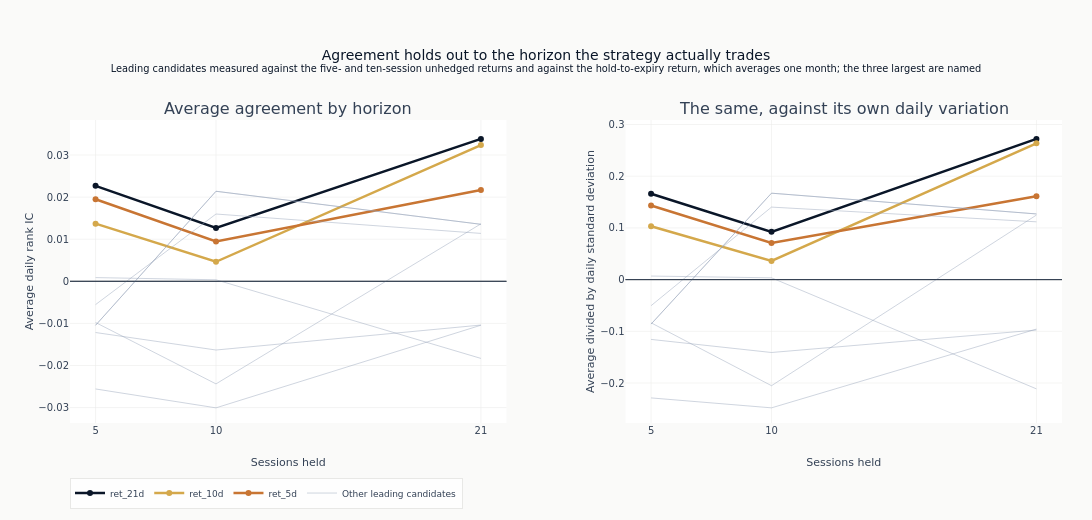

Here is the notebook cell this chart was saved with:
### Code cell
horizons = sorted(horizon_ic)
fig = make_subplots(
    rows=1,
    cols=2,
    subplot_titles=[
        "Average agreement by horizon",
        "The same, against its own daily variation",
    ],
    horizontal_spacing=0.12,
)
# The three largest are named and given their own colour; the rest are drawn as one grey
# group, because ten distinguishable colours is not a legend anyone reads.
EMPHASIS_COLORS = [COLORS["blue"], COLORS["amber"], COLORS["copper"]]

for panel, index in [(1, 0), (2, 1)]:
    for rank, feat in enumerate(leading_features):
        emphasised = rank < len(EMPHASIS_COLORS)
        fig.add_trace(
            go.Scatter(
                x=horizons,
                y=[horizon_ic[h][feat][index] for h in horizons],
                mode="lines+markers" if emphasised else "lines",
                line=dict(
                    color=EMPHASIS_COLORS[rank] if emphasised else COLORS["recede"],
                    width=2.5 if emphasised else 1.0,
                ),
                marker=dict(size=6),
                opacity=1.0 if emphasised else 0.45,
                name=feat if emphasised else "Other leading candidates",
                legendgroup=feat if emphasised else "other",
                showlegend=panel == 1 and (emphasised or rank == len(EMPHASIS_COLORS)),
                hovertext=feat,
            ),
            row=1,
            col=panel,
        )
    fig.add_hline(y=0, line=dict(color=COLORS["neutral"], width=1), row=1, col=panel)

fig.update_layout(
    template="ml4t",
    height=520,
    width=1120,
    title={
        "text": (
            "Agreement holds out to the horizon the strategy actually trades"
            "<br><sup>Leading candidates measured against the five- and ten-session unhedged "
            "returns and against the hold-to-expiry return, which averages one month; the "
            "three largest are named</sup>"
        )
    },
    margin=dict(l=70, r=30, t=120, b=60),
    legend=dict(orientation="h", y=-0.18, x=0, font=dict(size=9)),
)
fig.update_xaxes(title_text="Sessions held", tickvals=horizons)
fig.update_yaxes(title_text="Average daily rank IC", row=1, col=1)
fig.update_yaxes(title_text="Average divided by daily standard deviation", row=1, col=2)
show_plotly_with_alt(
    fig,
    "Two panels sharing a horizontal axis of sessions held, at 5, 10 and 21. On the left the "
    "average daily rank IC and on the right the same average divided by its daily standard "
    "deviation. ret_21d, ret_10d and ret_5d are drawn as named coloured lines and the other "
    "leading candidates as pale grey lines. All three named lines dip at 10 sessions and rise "
    "to their highest value at 21, ret_21d reaching about 0.035 on the left and about 0.28 on "
    "the right. The grey lines mostly sit below zero and do not share that shape, so agreement "
    "holds out to the horizon the strategy actually trades for the named three.",
)

### Figure 1 — Plotly figure (JSON) as saved in the notebook; plotly's stock layout.template omitted (floating-point values rounded to 4 significant figures)
{"data": [{"hovertext": "ret_21d", "legendgroup": "ret_21d", "line": {"color": "#0a1628", "width": 2.5}, "marker": {"size": 6}, "mode": "lines+markers", "name": "ret_21d", "opacity": 1.0, "showlegend": true, "type": "scatter", "x": [5, 10, 21], "xaxis": "x", "y": [0.02268, 0.01266, 0.03383], "yaxis": "y"}, {"hovertext": "ret_10d", "legendgroup": "ret_10d", "line": {"color": "#D4A84B", "width": 2.5}, "marker": {"size": 6}, "mode": "lines+markers", "name": "ret_10d", "opacity": 1.0, "showlegend": true, "type": "scatter", "x": [5, 10, 21], "xaxis": "x", "y": [0.0137, 0.004638, 0.03237], "yaxis": "y"}, {"hovertext": "ret_5d", "legendgroup": "ret_5d", "line": {"color": "#C87533", "width": 2.5}, "marker": {"size": 6}, "mode": "lines+markers", "name": "ret_5d", "opacity": 1.0, "showlegend": true, "type": "scatter", "x": [5, 10, 21], "xaxis": "x", "y": [0.01949, 0.009475, 0.02169], "yaxis": "y"}, {"hovertext": "instr_delta", "legendgroup": "other", "line": {"color": "#94a3b8", "width": 1.0}, "marker": {"size": 6}, "mode": "lines", "name": "Other leading candidates", "opacity": 0.45, "showlegend": true, "type": "scatter", "x": [5, 10, 21], "xaxis": "x", "y": [0.0008825, 0.0003651, -0.01832], "yaxis": "y"}, {"hovertext": "instr_ret_5d", "legendgroup": "other", "line": {"color": "#94a3b8", "width": 1.0}, "marker": {"size": 6}, "mode": "lines", "name": "Other leading candidates", "opacity": 0.45, "showlegend": false, "type": "scatter", "x": [5, 10, 21], "xaxis": "x", "y": [-0.009786, -0.02437, 0.01365], "yaxis": "y"}, {"hovertext": "iv_rv_ratio", "legendgroup": "other", "line": {"color": "#94a3b8", "width": 1.0}, "marker": {"size": 6}, "mode": "lines", "name": "Other leading candidates", "opacity": 0.45, "showlegend": false, "type": "scatter", "x": [5, 10, 21], "xaxis": "x", "y": [-0.01045, 0.02139, 0.01354], "yaxis": "y"}, {"hovertext": "iv_rv_ratio_pctl", "legendgroup": "other", "line": {"color": "#94a3b8", "width": 1.0}, "marker": {"size": 6}, "mode": "lines", "name": "Other leading candidates", "opacity": 0.45, "showlegend": false, "type": "scatter", "x": [5, 10, 21], "xaxis": "x", "y": [-0.01045, 0.02139, 0.01354], "yaxis": "y"}, {"hovertext": "vrp_5d", "legendgroup": "other", "line": {"color": "#94a3b8", "width": 1.0}, "marker": {"size": 6}, "mode": "lines", "name": "Other leading candidates", "opacity": 0.45, "showlegend": false, "type": "scatter", "x": [5, 10, 21], "xaxis": "x", "y": [-0.005533, 0.01599, 0.01138], "yaxis": "y"}, {"hovertext": "vrp_mom_10d", "legendgroup": "other", "line": {"color": "#94a3b8", "width": 1.0}, "marker": {"size": 6}, "mode": "lines", "name": "Other leading candidates", "opacity": 0.45, "showlegend": false, "type": "scatter", "x": [5, 10, 21], "xaxis": "x", "y": [-0.02557, -0.03006, -0.01043], "yaxis": "y"}, {"hovertext": "vrp_mom_5d", "legendgroup": "other", "line": {"color": "#94a3b8", "width": 1.0}, "marker": {"size": 6}, "mode": "lines", "name": "Other leading candidates", "opacity": 0.45, "showlegend": false, "type": "scatter", "x": [5, 10, 21], "xaxis": "x", "y": [-0.01217, -0.01632, -0.01039], "yaxis": "y"}, {"hovertext": "ret_21d", "legendgroup": "ret_21d", "line": {"color": "#0a1628", "width": 2.5}, "marker": {"size": 6}, "mode": "lines+markers", "name": "ret_21d", "opacity": 1.0, "showlegend": false, "type": "scatter", "x": [5, 10, 21], "xaxis": "x2", "y": [0.1662, 0.09238, 0.2722], "yaxis": "y2"}, {"hovertext": "ret_10d", "legendgroup": "ret_10d", "line": {"color": "#D4A84B", "width": 2.5}, "marker": {"size": 6}, "mode": "lines+markers", "name": "ret_10d", "opacity": 1.0, "showlegend": false, "type": "scatter", "x": [5, 10, 21], "xaxis": "x2", "y": [0.1031, 0.03616, 0.2635], "yaxis": "y2"}, {"hovertext": "ret_5d", "legendgroup": "ret_5d", "line": {"color": "#C87533", "width": 2.5}, "marker": {"size": 6}, "mode": "lines+markers", "name": "ret_5d", "opacity": 1.0, "showlegend": false, "type": "scatter", "x": [5, 10, 21], "xaxis": "x2", "y": [0.1433, 0.07097, 0.1612], "yaxis": "y2"}, {"hovertext": "instr_delta", "legendgroup": "other", "line": {"color": "#94a3b8", "width": 1.0}, "marker": {"size": 6}, "mode": "lines", "name": "Other leading candidates", "opacity": 0.45, "showlegend": false, "type": "scatter", "x": [5, 10, 21], "xaxis": "x2", "y": [0.006888, 0.003476, -0.2113], "yaxis": "y2"}, {"hovertext": "instr_ret_5d", "legendgroup": "other", "line": {"color": "#94a3b8", "width": 1.0}, "marker": {"size": 6}, "mode": "lines", "name": "Other leading candidates", "opacity": 0.45, "showlegend": false, "type": "scatter", "x": [5, 10, 21], "xaxis": "x2", "y": [-0.08356, -0.2052, 0.1249], "yaxis": "y2"}, {"hovertext": "iv_rv_ratio", "legendgroup": "other", "line": {"color": "#94a3b8", "width": 1.0}, "marker": {"size": 6}, "mode": "lines", "name": "Other leading candidates", "opacity": 0.45, "showlegend": false, "type": "scatter", "x": [5, 10, 21], "xaxis": "x2", "y": [-0.086, 0.1672, 0.127], "yaxis": "y2"}, {"hovertext": "iv_rv_ratio_pctl", "legendgroup": "other", "line": {"color": "#94a3b8", "width": 1.0}, "marker": {"size": 6}, "mode": "lines", "name": "Other leading candidates", "opacity": 0.45, "showlegend": false, "type": "scatter", "x": [5, 10, 21], "xaxis": "x2", "y": [-0.086, 0.1672, 0.127], "yaxis": "y2"}, {"hovertext": "vrp_5d", "legendgroup": "other", "line": {"color": "#94a3b8", "width": 1.0}, "marker": {"size": 6}, "mode": "lines", "name": "Other leading candidates", "opacity": 0.45, "showlegend": false, "type": "scatter", "x": [5, 10, 21], "xaxis": "x2", "y": [-0.05037, 0.1403, 0.1118], "yaxis": "y2"}, {"hovertext": "vrp_mom_10d", "legendgroup": "other", "line": {"color": "#94a3b8", "width": 1.0}, "marker": {"size": 6}, "mode": "lines", "name": "Other leading candidates", "opacity": 0.45, "showlegend": false, "type": "scatter", "x": [5, 10, 21], "xaxis": "x2", "y": [-0.2288, -0.248, -0.0957], "yaxis": "y2"}, {"hovertext": "vrp_mom_5d", "legendgroup": "other", "line": {"color": "#94a3b8", "width": 1.0}, "marker": {"size": 6}, "mode": "lines", "name": "Other leading candidates", "opacity": 0.45, "showlegend": false, "type": "scatter", "x": [5, 10, 21], "xaxis": "x2", "y": [-0.1157, -0.141, -0.09748], "yaxis": "y2"}], "layout": {"annotations": [{"font": {"size": 16}, "showarrow": false, "text": "Average agreement by horizon", "x": 0.22, "xanchor": "center", "xref": "paper", "y": 1.0, "yanchor": "bottom", "yref": "paper"}, {"font": {"size": 16}, "showarrow": false, "text": "The same, against its own daily variation", "x": 0.78, "xanchor": "center", "xref": "paper", "y": 1.0, "yanchor": "bottom", "yref": "paper"}], "height": 520, "legend": {"font": {"size": 9}, "orientation": "h", "x": 0, "y": -0.18}, "margin": {"b": 60, "l": 70, "r": 30, "t": 120}, "shapes": [{"line": {"color": "#334155", "width": 1}, "type": "line", "x0": 0, "x1": 1, "xref": "x domain", "y0": 0, "y1": 0, "yref": "y"}, {"line": {"color": "#334155", "width": 1}, "type": "line", "x0": 0, "x1": 1, "xref": "x2 domain", "y0": 0, "y1": 0, "yref": "y2"}], "title": {"text": "Agreement holds out to the horizon the strategy actually trades<br><sup>Leading candidates measured against the five- and ten-session unhedged returns and against the hold-to-expiry return, which averages one month; the three largest are named</sup>"}, "width": 1120, "xaxis": {"anchor": "y", "domain": [0.0, 0.44], "tickvals": [5, 10, 21], "title": {"text": "Sessions held"}}, "xaxis2": {"anchor": "y2", "domain": [0.56, 1.0], "tickvals": [5, 10, 21], "title": {"text": "Sessions held"}}, "yaxis": {"anchor": "x", "domain": [0.0, 1.0], "title": {"text": "Average daily rank IC"}}, "yaxis2": {"anchor": "x2", "domain": [0.0, 1.0], "title": {"text": "Average divided by daily standard deviation"}}}}
